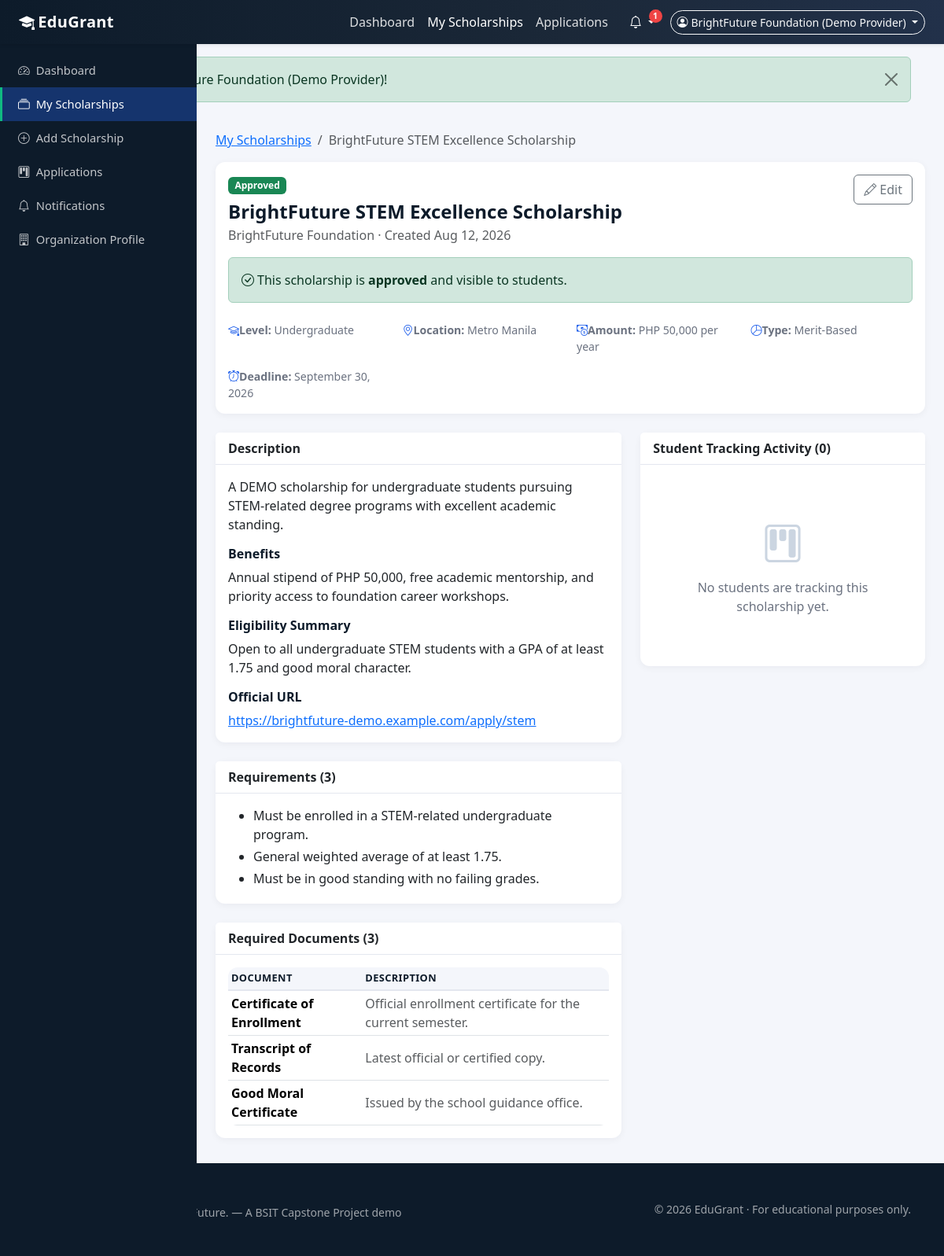
The app's page /provider/view-scholarship.php?id=1 (signed in) with its own data.
### tables this page shows
CREATE TABLE `scholarships` (
  `id` INT UNSIGNED NOT NULL AUTO_INCREMENT,
  `provider_id` INT UNSIGNED NOT NULL,
  `title` VARCHAR(255) NOT NULL,
  `description` TEXT NOT NULL,
  `scholarship_type` VARCHAR(100) DEFAULT NULL,
  `education_level` VARCHAR(100) DEFAULT NULL,
  `location` VARCHAR(190) DEFAULT NULL,
  `amount` VARCHAR(100) DEFAULT NULL,
  `benefits` TEXT DEFAULT NULL,
  `eligibility_summary` TEXT DEFAULT NULL,
  `deadline` DATE DEFAULT NULL,
  `official_url` VARCHAR(255) DEFAULT NULL,
  `status` ENUM('draft','pending','approved','rejected','expired') NOT NULL DEFAULT 'draft',
  `rejection_reason` TEXT DEFAULT NULL,
  `created_at` DATETIME NOT NULL DEFAULT CURRENT_TIMESTAMP,
  `updated_at` DATETIME NOT NULL DEFAULT CURRENT_TIMESTAMP ON UPDATE CURRENT_TIMESTAMP,
  PRIMARY KEY (`id`),
  KEY `idx_scholarships_provider` (`provider_id`),
  KEY `idx_scholarships_status` (`status`),
  KEY `idx_scholarships_deadline` (`deadline`),
  CONSTRAINT `fk_scholarships_provider` FOREIGN KEY (`provider_id`)
    REFERENCES `provider_profiles` (`id`) ON DELETE CASCADE ON UPDATE CASCADE
);

CREATE TABLE `provider_profiles` (
  `id` INT UNSIGNED NOT NULL AUTO_INCREMENT,
  `user_id` INT UNSIGNED NOT NULL,
  `organization_name` VARCHAR(190) NOT NULL,
  `description` TEXT DEFAULT NULL,
  `contact_person` VARCHAR(150) DEFAULT NULL,
  `contact_number` VARCHAR(30) DEFAULT NULL,
  `address` VARCHAR(255) DEFAULT NULL,
  `website` VARCHAR(255) DEFAULT NULL,
  `verification_status` ENUM('pending','verified','rejected') NOT NULL DEFAULT 'pending',
  `created_at` DATETIME NOT NULL DEFAULT CURRENT_TIMESTAMP,
  `updated_at` DATETIME NOT NULL DEFAULT CURRENT_TIMESTAMP ON UPDATE CURRENT_TIMESTAMP,
  PRIMARY KEY (`id`),
  UNIQUE KEY `uq_provider_profile_user` (`user_id`),
  CONSTRAINT `fk_provider_profiles_user` FOREIGN KEY (`user_id`)
    REFERENCES `users` (`id`) ON DELETE CASCADE ON UPDATE CASCADE
);

CREATE TABLE `scholarship_requirements` (
  `id` INT UNSIGNED NOT NULL AUTO_INCREMENT,
  `scholarship_id` INT UNSIGNED NOT NULL,
  `requirement` TEXT NOT NULL,
  `created_at` DATETIME NOT NULL DEFAULT CURRENT_TIMESTAMP,
  PRIMARY KEY (`id`),
  KEY `idx_req_scholarship` (`scholarship_id`),
  CONSTRAINT `fk_req_scholarship` FOREIGN KEY (`scholarship_id`)
    REFERENCES `scholarships` (`id`) ON DELETE CASCADE ON UPDATE CASCADE
);

CREATE TABLE `required_documents` (
  `id` INT UNSIGNED NOT NULL AUTO_INCREMENT,
  `scholarship_id` INT UNSIGNED NOT NULL,
  `document_name` VARCHAR(255) NOT NULL,
  `description` TEXT DEFAULT NULL,
  `created_at` DATETIME NOT NULL DEFAULT CURRENT_TIMESTAMP,
  PRIMARY KEY (`id`),
  KEY `idx_docs_scholarship` (`scholarship_id`),
  CONSTRAINT `fk_docs_scholarship` FOREIGN KEY (`scholarship_id`)
    REFERENCES `scholarships` (`id`) ON DELETE CASCADE ON UPDATE CASCADE
);

### includes/functions.php (called while the page is built, shortened)
<?php
function scholarshipStatusBadge(string $status): string
{
    $map = [
        'draft'    => 'secondary',
        'pending'  => 'warning text-dark',
        'approved' => 'success',
        'rejected' => 'danger',
        'expired'  => 'dark',
    ];
    return $map[$status] ?? 'secondary';
}
function url(string $path = ''): string
{
    return BASE_URL . '/' . ltrim($path, '/');
}
function e(?string $value): string
{
    return htmlspecialchars((string)$value, ENT_QUOTES, 'UTF-8');
}
function formatDate(?string $date, string $format = 'F j, Y'): string
{
    $ts = strtotime($date);
    return $ts ? date($format, $ts) : '—';
}
function getDeadlineState(?string $deadline): array
{
    $ts        = strtotime($deadline);
    $today     = strtotime(date('Y-m-d'));
    $days      = (int)round(($ts - $today) / 86400);
    if ($days <= 0) {
        $label = 'Expired';
        $badge = 'dark';
        $expired = true;
    } elseif ($days <= 7) {
        $label = 'Urgent';
        $badge = 'danger';
        $expired = false;
    } elseif ($days <= 30) {
        $label = 'Approaching';
        $badge = 'warning text-dark';
        $expired = false;
    } else {
        $label = 'Upcoming';
        $badge = 'success';
        $expired = false;
    }
    return [
        'days_remaining' => $days,
        'label'          => $label,
        'badge'          => $badge,
        'deadline'       => date('F j, Y', $ts),
        'expired'        => $expired,
    ];
}
function getScholarshipRequirements(int $scholarshipId): array
{
    $pdo = db();
    $stmt = $pdo->prepare('SELECT * FROM scholarship_requirements WHERE scholarship_id = ? ORDER BY id ASC');
    $stmt->execute([$scholarshipId]);
    return $stmt->fetchAll();
}
function getRequiredDocuments(int $scholarshipId): array
{
    $pdo = db();
    $stmt = $pdo->prepare('SELECT * FROM required_documents WHERE scholarship_id = ? ORDER BY id ASC');
    $stmt->execute([$scholarshipId]);
    return $stmt->fetchAll();
}
function getProviderProfileByUserId(int $userId): ?array
{
    $pdo = db();
    $stmt = $pdo->prepare('SELECT * FROM provider_profiles WHERE user_id = ?');
    $stmt->execute([$userId]);
    $row = $stmt->fetch();
    return $row ?: null;
}

### provider/view-scholarship.php (the view, shortened to what this page needs)
<?php
require_once __DIR__ . '/../includes/functions.php';
$user = getCurrentUser();
$me   = getProviderProfileByUserId($user['id']);
$pdo  = db();
$id = (int)($_GET['id'] ?? 0);
$stmt = $pdo->prepare('SELECT * FROM scholarships WHERE id = ? AND provider_id = ?');
$stmt->execute([$id, $me['id']]);
$scholarship = $stmt->fetch();
$requirements = getScholarshipRequirements($id);
$documents = getRequiredDocuments($id);
$dl = getDeadlineState($scholarship['deadline']);
$stmt = $pdo->prepare(
    'SELECT a.*, sp.first_name, sp.last_name, sp.course, sp.school
     FROM applications a
     JOIN student_profiles sp ON sp.id = a.student_id
     WHERE a.scholarship_id = ? ORDER BY a.updated_at DESC'
);
$stmt->execute([$id]);
$apps = $stmt->fetchAll();
include BASE_PATH . '/includes/header.php';
?>
<div class="container-fluid p-0">
    <div class="d-flex">
        <?php include BASE_PATH . '/includes/sidebar.php'; ?>
        <div class="flex-grow-1 dashboard-content">
            <div class="px-3 px-lg-4">
                <nav aria-label="breadcrumb">
                    <ol class="breadcrumb">
                        <li class="breadcrumb-item"><a href="<?php echo url('provider/scholarships.php'); ?>">My Scholarships</a></li>
                        <li class="breadcrumb-item active" aria-current="page"><?php echo e($scholarship['title']); ?></li>
                    </ol>
                </nav>
                <div class="card mb-4">
                    <div class="card-body">
                        <div class="d-flex justify-content-between align-items-start flex-wrap gap-2">
                            <div>
                                <span class="badge badge-status bg-<?php echo e(scholarshipStatusBadge($scholarship['status'])); ?> mb-2"><?php echo e(ucfirst($scholarship['status'])); ?></span>
                                <h4 class="fw-bold text-navy mb-1"><?php echo e($scholarship['title']); ?></h4>
                                <div class="text-muted"><?php echo e($me['organization_name']); ?> · Created <?php echo e(formatDate($scholarship['created_at'], 'M j, Y')); ?></div>
                            </div>
                            <div class="d-flex gap-2 flex-wrap">
                                <a class="btn btn-outline-secondary" href="<?php echo url('provider/edit-scholarship.php?id=' . $id); ?>"><i class="bi bi-pencil me-1"></i>Edit</a>
                            </div>
                        </div>
                        <?php if ($scholarship['status'] === 'rejected' && $scholarship['rejection_reason']): ?>
                            <div class="alert alert-danger mt-3 mb-0">
                                <i class="bi bi-x-circle me-1"></i><strong>Rejected.</strong>
                                Reason: <?php echo e($scholarship['rejection_reason']); ?>
                                <div class="small mt-1">Edit the scholarship to address the issue, then resubmit for approval.</div>
                            </div>
                        <?php elseif ($scholarship['status'] === 'pending'): ?>
                            <div class="alert alert-warning mt-3 mb-0">
                                <i class="bi bi-hourglass-split me-1"></i>This scholarship is <strong>pending review</strong> by an administrator.
                            </div>
                        <?php elseif ($scholarship['status'] === 'approved'): ?>
                            <div class="alert alert-success mt-3 mb-0">
                                <i class="bi bi-check-circle me-1"></i>This scholarship is <strong>approved</strong> and visible to students.
                            </div>
                        <?php endif; ?>
                        <div class="row g-3 mt-2">
                            <div class="col-md-3"><div class="meta-row"><i class="bi bi-mortarboard"></i><strong>Level:</strong> <?php echo e($scholarship['education_level'] ?: 'All'); ?></div></div>
                            <div class="col-md-3"><div class="meta-row"><i class="bi bi-geo-alt"></i><strong>Location:</strong> <?php echo e($scholarship['location'] ?: 'N/A'); ?></div></div>
                            <div class="col-md-3"><div class="meta-row"><i class="bi bi-cash-coin"></i><strong>Amount:</strong> <?php echo e($scholarship['amount'] ?: 'Varies'); ?></div></div>
                            <div class="col-md-3"><div class="meta-row"><i class="bi bi-pie-chart"></i><strong>Type:</strong> <?php echo e($scholarship['scholarship_type'] ?: 'General'); ?></div></div>
                            <div class="col-md-3"><div class="meta-row"><i class="bi bi-alarm"></i><strong>Deadline:</strong> <?php echo $scholarship['deadline'] ? e($dl['deadline']) : '—'; ?></div></div>
                        </div>
                    </div>
                </div>
                <div class="row g-4">
                    <div class="col-lg-7">
                        <div class="card mb-4">
                            <div class="card-header">Description</div>
                            <div class="card-body">
                                <p><?php echo nl2br(e($scholarship['description'])); ?></p>
                                <?php if (!empty($scholarship['benefits'])): ?>
                                    <h6 class="fw-bold text-navy">Benefits</h6>
                                    <p><?php echo nl2br(e($scholarship['benefits'])); ?></p>
                                <?php endif; ?>
                                <?php if (!empty($scholarship['eligibility_summary'])): ?>
                                    <h6 class="fw-bold text-navy">Eligibility Summary</h6>
                                    <p><?php echo nl2br(e($scholarship['eligibility_summary'])); ?></p>
                                <?php endif; ?>
                                <?php if (!empty($scholarship['official_url'])): ?>
                                    <h6 class="fw-bold text-navy">Official URL</h6>
                                    <a href="<?php echo e($scholarship['official_url']); ?>" target="_blank" rel="noopener noreferrer"><?php echo e($scholarship['official_url']); ?></a>
                                <?php endif; ?>
                            </div>
                        </div>
                        <div class="card mb-4">
                            <div class="card-header">Requirements (<?php echo count($requirements); ?>)</div>
                            <div class="card-body">
                                <?php if (empty($requirements)): ?>
                                    <p class="text-muted mb-0">No requirements listed.</p>
                                <?php else: ?>
                                    <ul class="mb-0"><?php foreach ($requirements as $r): ?><li class="mb-1"><?php echo e($r['requirement']); ?></li><?php endforeach; ?></ul>
                                <?php endif; ?>
                            </div>
                        </div>
                        <div class="card">
                            <div class="card-header">Required Documents (<?php echo count($documents); ?>)</div>
                            <div class="card-body">
                                <?php if (empty($documents)): ?>
                                    <p class="text-muted mb-0">No documents listed.</p>
                                <?php else: ?>
                                    <div class="table-responsive">
                                        <table class="table table-sm mb-0">
                                            <thead><tr><th>Document</th><th>Description</th></tr></thead>
                                            <tbody>
                                                <?php foreach ($documents as $d): ?>
                                                    <tr>
                                                        <td class="fw-semibold"><?php echo e($d['document_name']); ?></td>
                                                        <td class="text-muted"><?php echo e($d['description'] ?: '—'); ?></td>
                                                    </tr>
                                                <?php endforeach; ?>
                                            </tbody>
                                        </table>
                                    </div>
                                <?php endif; ?>
                            </div>
                        </div>
                    </div>
                    <div class="col-lg-5">
                        <div class="card">
                            <div class="card-header">Student Tracking Activity (<?php echo count($apps); ?>)</div>
                            <div class="card-body">
                                <?php if (empty($apps)): ?>
                                    <div class="empty-state">
                                        <i class="bi bi-kanban"></i>
                                        <p class="mb-0 mt-2">No students are tracking this scholarship yet.</p>
                                    </div>
                                <?php endif; ?>
                            </div>
                        </div>
                    </div>
                </div>
            </div>
        </div>
    </div>
</div>
<?php include BASE_PATH . '/includes/footer.php'; ?>

### assets/css/style.css (style rules this page uses)
:root { --edu-navy: #0d1b2a; --edu-navy-2: #1b2838; --edu-blue: #2563eb; --edu-blue-dark: #1e4fc2; --edu-bg: #f4f6fb; --edu-card-bg: #ffffff; --edu-green: #10b981; --edu-green-dark: #0d9d6e; --edu-border: #e4e7ef; --edu-text: #1f2937; --edu-muted: #6b7280; --edu-sidebar-width: 250px; --edu-radius: 12px; }
body { font-family: "Segoe UI", system-ui, -apple-system, "Helvetica Neue", Arial, sans-serif; background-color: var(--edu-bg); color: var(--edu-text); min-height: 100vh; }
.dashboard-layout { background: var(--edu-bg); }
.dashboard-content { margin-left: var(--edu-sidebar-width); padding-top: 1.25rem; padding-bottom: 2rem; min-height: calc(100vh - 56px); }
.card { border: none; border-radius: var(--edu-radius); box-shadow: 0 2px 10px rgba(13, 27, 42, .05); }
.card-header { background: #fff; border-bottom: 1px solid var(--edu-border); font-weight: 600; }
.badge-status { font-size: .75rem; padding: .38em .7em; font-weight: 600; }
.meta-row { font-size: .88rem; color: var(--edu-muted); }
.meta-row i { color: var(--edu-blue); width: 18px; }
.table thead th { background: var(--edu-bg); border-bottom: 2px solid var(--edu-border); color: var(--edu-navy); font-size: .8rem; text-transform: uppercase; letter-spacing: .4px; white-space: nowrap; }
.table td { vertical-align: middle; }
.table-responsive { border-radius: var(--edu-radius); }
.empty-state { text-align: center; padding: 3rem 1rem; color: var(--edu-muted); }
.empty-state i { font-size: 3rem; color: #cbd5e1; }
.text-navy { color: var(--edu-navy) !important; }

### records on screen
scholarships: title "BrightFuture STEM Excellence Scholarship", status "Approved", created_at "Aug 12, 2026", education_level "Undergraduate", location "Metro Manila", amount "PHP 50,000 per year", scholarship_type "Merit-Based", deadline "September 30, 2026", description "A DEMO scholarship for undergraduate students pursuing STEM-related degree programs with excellent academic standing.", benefits "Annual stipend of PHP 50,000, free academic mentorship, and priority access to foundation career workshops.", eligibility_summary "Open to all undergraduate STEM students with a GPA of at least 1.75 and good moral character.", official_url "https://brightfuture-demo.example.com/apply/stem"
provider_profiles: organization_name "BrightFuture Foundation"
scholarship_requirements: requirement "Must be enrolled in a STEM-related undergraduate program."
scholarship_requirements: requirement "General weighted average of at least 1.75."
scholarship_requirements: requirement "Must be in good standing with no failing grades."
required_documents: document_name "Certificate of Enrollment", description "Official enrollment certificate for the current semester."
required_documents: document_name "Transcript of Records", description "Latest official or certified copy."
required_documents: document_name "Good Moral Certificate", description "Issued by the school guidance office."

### other values on screen
APP_NAME "EduGrant"
$notifCount "1"
$currentUser['name'] "BrightFuture Foundation (Demo Provider)"
$_SESSION['flash_success'] "Welcome back, BrightFuture Foundation (Demo Provider)!"
$label "Dashboard My Scholarships Add Scholarship Applications Notifications Organization Profile"
count($requirements) "3"
count($documents) "3"
count($apps) "0"
